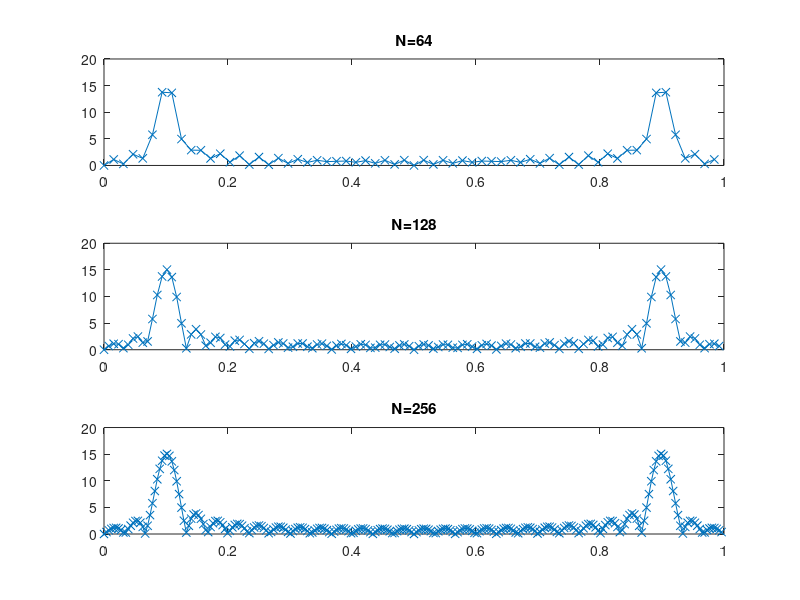

Write the MATLAB code that produced this figure.
n= [0:29];
x= cos(2*pi*n/10);

N1= 64;
N2= 128;
N3= 256;

X1= abs(fft(x,N1));
X2= abs(fft(x,N2));
X3= abs(fft(x,N3));

F1= [0: N1-1]/N1;
F2= [0: N2-1]/N2;
F3= [0: N3-1]/N3;

F1= linspace(0, (N1-1)/N1, N1);
F2= linspace(0, (N2-1)/N2, N2);
F3= linspace(0, (N3-1)/N3, N3);

subplot(3,1,1);
plot(F1, X1,'-x'), title('N=64'), axis([0 1 0 20]);
subplot(3,1,2);
plot(F2, X2,'-x'), title('N=128'), axis([0 1 0 20]);
subplot(3,1,3);
plot(F3, X3,'-x'), title('N=256'), axis([0 1 0 20]);